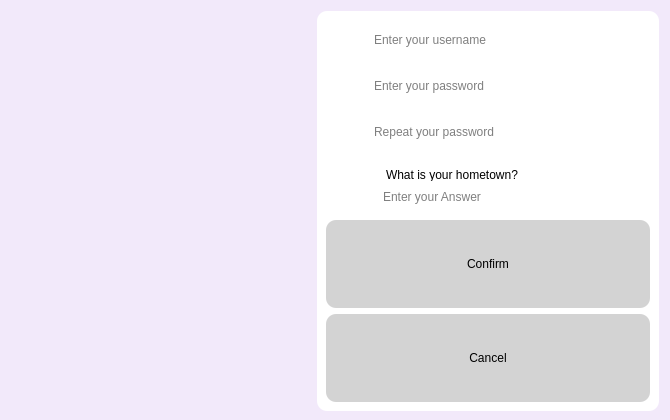
<?xml version="1.0" encoding="UTF-8"?>
<ui version="4.0">
 <class>Register</class>
 <widget class="QWidget" name="Register">
  <property name="geometry">
   <rect>
    <x>0</x>
    <y>0</y>
    <width>670</width>
    <height>420</height>
   </rect>
  </property>
  <property name="minimumSize">
   <size>
    <width>670</width>
    <height>420</height>
   </size>
  </property>
  <property name="maximumSize">
   <size>
    <width>670</width>
    <height>420</height>
   </size>
  </property>
  <property name="windowTitle">
   <string>ChatTime Register</string>
  </property>
  <property name="styleSheet">
   <string notr="true">background-color: rgb(242, 233, 250);</string>
  </property>
  <layout class="QHBoxLayout" name="horizontalLayout_4">
   <item>
    <widget class="QLabel" name="label_2">
     <property name="minimumSize">
      <size>
       <width>300</width>
       <height>400</height>
      </size>
     </property>
     <property name="maximumSize">
      <size>
       <width>300</width>
       <height>400</height>
      </size>
     </property>
     <property name="text">
      <string/>
     </property>
     <property name="pixmap">
      <pixmap resource="resources.qrc">:/images/loginreg.png</pixmap>
     </property>
     <property name="scaledContents">
      <bool>true</bool>
     </property>
    </widget>
   </item>
   <item>
    <widget class="QWidget" name="widget" native="true">
     <property name="minimumSize">
      <size>
       <width>0</width>
       <height>400</height>
      </size>
     </property>
     <property name="styleSheet">
      <string notr="true">background-color: rgb(255, 255, 255);
border-radius: 10px;</string>
     </property>
     <layout class="QVBoxLayout" name="verticalLayout_3">
      <item>
       <layout class="QVBoxLayout" name="verticalLayout_2">
        <item>
         <layout class="QHBoxLayout" name="horizontalLayout">
          <item>
           <widget class="QLabel" name="usernameLabel">
            <property name="minimumSize">
             <size>
              <width>40</width>
              <height>40</height>
             </size>
            </property>
            <property name="maximumSize">
             <size>
              <width>40</width>
              <height>40</height>
             </size>
            </property>
            <property name="text">
             <string/>
            </property>
            <property name="pixmap">
             <pixmap resource="resources.qrc">:/images/username2.svg</pixmap>
            </property>
            <property name="scaledContents">
             <bool>true</bool>
            </property>
           </widget>
          </item>
          <item>
           <widget class="QLineEdit" name="regUsernameInput">
            <property name="placeholderText">
             <string>Enter your username</string>
            </property>
           </widget>
          </item>
         </layout>
        </item>
        <item>
         <layout class="QHBoxLayout" name="horizontalLayout_2">
          <item>
           <widget class="QLabel" name="passwordLabel">
            <property name="minimumSize">
             <size>
              <width>40</width>
              <height>40</height>
             </size>
            </property>
            <property name="maximumSize">
             <size>
              <width>40</width>
              <height>40</height>
             </size>
            </property>
            <property name="text">
             <string/>
            </property>
            <property name="pixmap">
             <pixmap resource="resources.qrc">:/images/password2.svg</pixmap>
            </property>
            <property name="scaledContents">
             <bool>true</bool>
            </property>
           </widget>
          </item>
          <item>
           <widget class="QLineEdit" name="regPwdInput">
            <property name="echoMode">
             <enum>QLineEdit::Password</enum>
            </property>
            <property name="placeholderText">
             <string>Enter your password</string>
            </property>
           </widget>
          </item>
         </layout>
        </item>
        <item>
         <layout class="QHBoxLayout" name="horizontalLayout_3">
          <item>
           <widget class="QLabel" name="repeatPwdLabel">
            <property name="sizePolicy">
             <sizepolicy hsizetype="Fixed" vsizetype="Fixed">
              <horstretch>0</horstretch>
              <verstretch>0</verstretch>
             </sizepolicy>
            </property>
            <property name="minimumSize">
             <size>
              <width>40</width>
              <height>40</height>
             </size>
            </property>
            <property name="maximumSize">
             <size>
              <width>40</width>
              <height>40</height>
             </size>
            </property>
            <property name="text">
             <string/>
            </property>
            <property name="pixmap">
             <pixmap resource="resources.qrc">:/images/check2.svg</pixmap>
            </property>
            <property name="scaledContents">
             <bool>true</bool>
            </property>
           </widget>
          </item>
          <item>
           <widget class="QLineEdit" name="regRepeatPwdInput">
            <property name="echoMode">
             <enum>QLineEdit::Password</enum>
            </property>
            <property name="placeholderText">
             <string>Repeat your password</string>
            </property>
           </widget>
          </item>
         </layout>
        </item>
        <item>
         <layout class="QHBoxLayout" name="horizontalLayout_5">
          <item>
           <widget class="QLabel" name="label">
            <property name="minimumSize">
             <size>
              <width>40</width>
              <height>40</height>
             </size>
            </property>
            <property name="maximumSize">
             <size>
              <width>40</width>
              <height>40</height>
             </size>
            </property>
            <property name="text">
             <string/>
            </property>
            <property name="pixmap">
             <pixmap resource="resources.qrc">:/images/question.svg</pixmap>
            </property>
            <property name="scaledContents">
             <bool>true</bool>
            </property>
           </widget>
          </item>
          <item>
           <widget class="QWidget" name="widget_2" native="true">
            <layout class="QVBoxLayout" name="verticalLayout_4">
             <item>
              <widget class="QComboBox" name="questionComboBox">
               <property name="styleSheet">
                <string notr="true">QComboBox {
    background-color: transparent;  // 设置背景透明以避免覆盖
    border: none;  // 取消边框，或根据需要设置
    padding: 4px;
}

QComboBox::drop-down {
    border: none;  
}

QComboBox QAbstractItemView {
    background-color: white;
    border: 1px solid gray;
    selection-background-color: lightblue;  // 这里特别为选中的背景颜色设置
    selection-color: black; 
}

QComboBox QAbstractItemView::item {
    color: black;  // 默认的文字颜色
}

QComboBox QAbstractItemView::item:selected {

    color: black;  // 选择时的文字颜色
}</string>
               </property>
               <item>
                <property name="text">
                 <string>What is your hometown?</string>
                </property>
               </item>
               <item>
                <property name="text">
                 <string>What is your studentID?</string>
                </property>
               </item>
               <item>
                <property name="text">
                 <string>What is your mother's name?</string>
                </property>
               </item>
              </widget>
             </item>
             <item>
              <widget class="QLineEdit" name="answerInput">
               <property name="placeholderText">
                <string>Enter your Answer</string>
               </property>
              </widget>
             </item>
            </layout>
           </widget>
          </item>
         </layout>
        </item>
       </layout>
      </item>
      <item>
       <layout class="QVBoxLayout" name="verticalLayout">
        <item>
         <widget class="QPushButton" name="confirmBtn">
          <property name="minimumSize">
           <size>
            <width>300</width>
            <height>50</height>
           </size>
          </property>
          <property name="maximumSize">
           <size>
            <width>400</width>
            <height>200</height>
           </size>
          </property>
          <property name="styleSheet">
           <string notr="true">QPushButton {
        border: none;
        background-color: lightgray;
    }
    QPushButton:hover {
        background-color: gray;
    }
    QPushButton:pressed {
        background-color: darkgray;
    }</string>
          </property>
          <property name="text">
           <string>Confirm</string>
          </property>
         </widget>
        </item>
        <item>
         <widget class="QPushButton" name="cancelBtn">
          <property name="minimumSize">
           <size>
            <width>300</width>
            <height>50</height>
           </size>
          </property>
          <property name="maximumSize">
           <size>
            <width>400</width>
            <height>200</height>
           </size>
          </property>
          <property name="styleSheet">
           <string notr="true">QPushButton {
        border: none;
        background-color: lightgray;
    }
    QPushButton:hover {
        background-color: gray;
    }
    QPushButton:pressed {
        background-color: darkgray;
    }</string>
          </property>
          <property name="text">
           <string>Cancel</string>
          </property>
         </widget>
        </item>
       </layout>
      </item>
     </layout>
    </widget>
   </item>
  </layout>
 </widget>
 <resources>
  <include location="resources.qrc"/>
 </resources>
 <connections/>
</ui>
